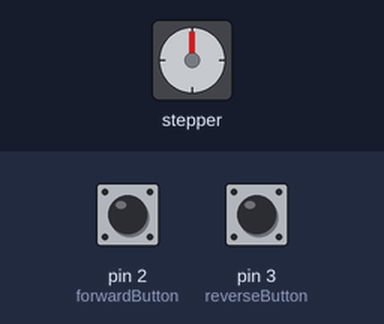
Bench run of a sketch on a simulated Arduino Uno, built with avr-gcc and run on an emulated ATmega328P. Parts: stepper motor. Wiring (inferred from the names in the program): stepper motor (2048 steps per turn assumed): coils pin 4, pin 5, pin 6, pin 7. The inputs (shaded band) are chosen by the test bench; at power-on: pin 2 (forwardButton) HIGH, pin 3 (reverseButton) HIGH.

Above: at 1.2 s.
1.3 s: pin 2 (forwardButton) pulled LOW for 0.15 s
At 1.77 s:
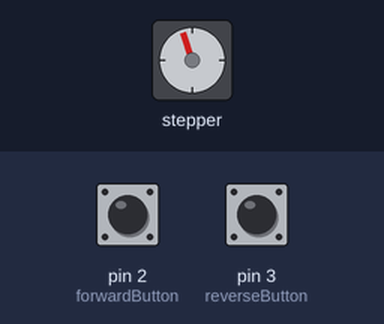
At 2.37 s:
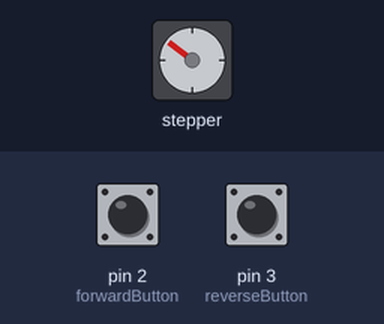
4.3 s: pin 3 (reverseButton) pulled LOW for 0.15 s
At 4.49 s:
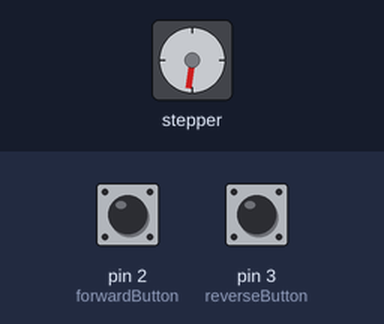
7.4 s: pin 2 (forwardButton) pulled LOW for 1 s
11.4 s: pin 3 (reverseButton) pulled LOW for 1 s
Timing chart, 0 to 19.4 s (numbered marks = the images above; inputs shaded):
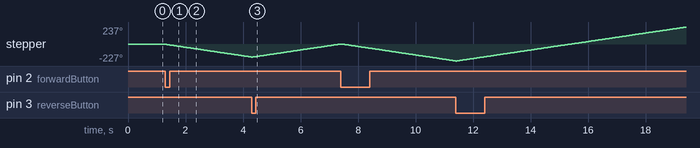

Measured:
- after the input at 1.3 s, stepper: keeps turning counter-clockwise at about 58°/s, starting at once

The sketch:

Stepper_Motors.ino
```cpp
int inA1 = 4; // input 1 of the stepper
int inA2 = 5; // input 2 of the stepper
int inB1 = 7; // input 3 of the stepper
int inB2 = 6; // input 4 of the stepper

byte forwardButton = 2;
byte reverseButton = 3;
const byte isPressed = 0;

byte mode = 0;
byte stopMode = 0;
const byte forwardMode = 1;
const byte reverseMode = 2;

int stepDelay = 3; // Delay between steps in milliseconds

void setup() {
  pinMode(inA1, OUTPUT);
  pinMode(inA2, OUTPUT);
  pinMode(inB1, OUTPUT);
  pinMode(inB2, OUTPUT);
  pinMode(forwardButton, INPUT_PULLUP);
  pinMode(reverseButton, INPUT_PULLUP);
}

void step1() {
  digitalWrite(inA1, LOW);
  digitalWrite(inA2, HIGH);
  digitalWrite(inB1, HIGH);
  digitalWrite(inB2, LOW);
  delay(stepDelay);

}
void step2() {
  digitalWrite(inA1, LOW);
  digitalWrite(inA2, HIGH);
  digitalWrite(inB1, LOW);
  digitalWrite(inB2, HIGH);
  delay(stepDelay);
}
void step3() {
  digitalWrite(inA1, HIGH);
  digitalWrite(inA2, LOW);
  digitalWrite(inB1, LOW);
  digitalWrite(inB2, HIGH);
  delay(stepDelay);
}
void step4() {
  digitalWrite(inA1, HIGH);
  digitalWrite(inA2, LOW);
  digitalWrite(inB1, HIGH);
  digitalWrite(inB2, LOW);
  delay(stepDelay);
}
void stopMotor() {
  digitalWrite(inA1, LOW);
  digitalWrite(inA2, LOW);
  digitalWrite(inB1, LOW);
  digitalWrite(inB2, LOW);
}

void loop() {
  bool forwardPressed = digitalRead(forwardButton) == isPressed;
  bool reversePressed = digitalRead(reverseButton) == isPressed;
  bool bothPressed = forwardPressed && reversePressed;
  if (bothPressed) {
    mode = stopMode;
    delay(500);
  }
  else {
    if (forwardPressed) mode = forwardMode;
    if (reversePressed) mode = reverseMode;
  }

  switch (mode)
  {
    case forwardMode:
      step1();
      step2();
      step3();
      step4();
      break;
    case reverseMode:
      step3();
      step2();
      step1();
      step4();
      break;
  }
}
```
